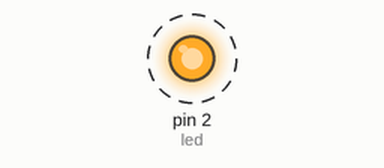
Simulated run of this program. Board: MicroPython board. Shown: output pins drawn as LEDs (lit = HIGH). Dashed ring = blinking.

Above: at 0.2 s.
Timing chart, 0 to 3.0 s (numbered marks = the images above):
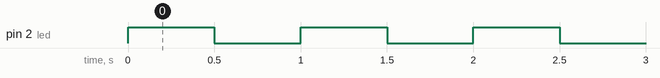

The program:

testing.py
```python
from machine import Pin
from time import sleep

# Configurar el pin 2 como salida
led = Pin(2, Pin.OUT)

# Bucle infinito para parpadear el LED
while True:
    led.on()      # Encender LED
    sleep(0.5)    # Esperar 0.5 segundos
    led.off()     # Apagar LED
    sleep(0.5)    # Esperar 0.5 segundos
```

Measured:
- by itself, pin 2 (led): alternates HIGH for 0.50 s and LOW for 0.50 s
